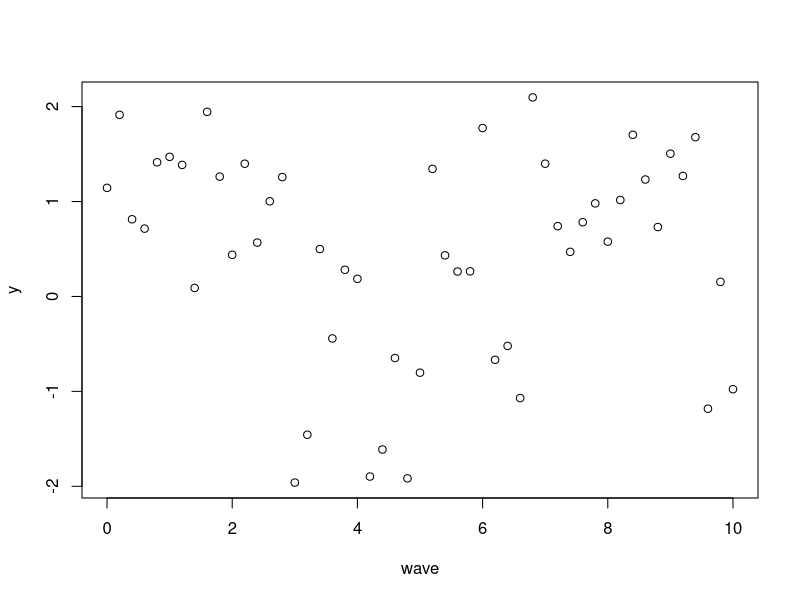
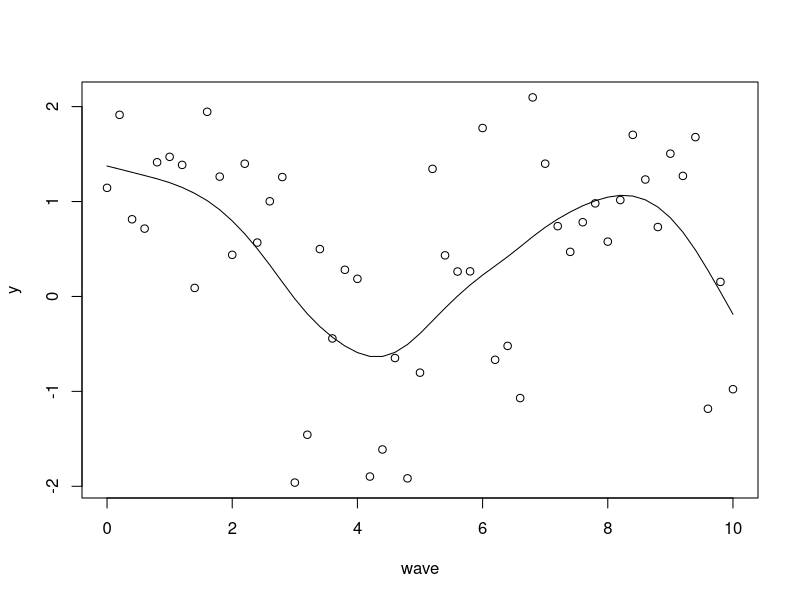
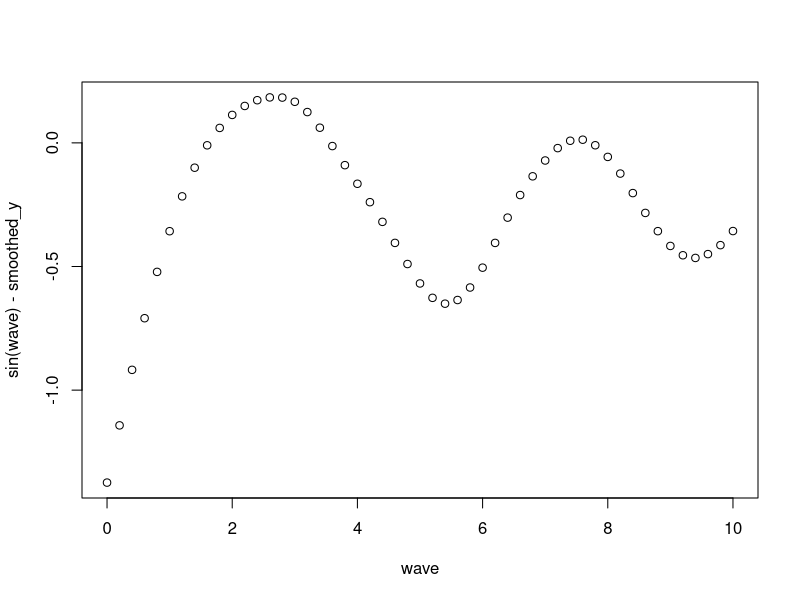

Generate these figures, in order, with R:
## ---- chunk 1
library(splines) #for splineDesign
pen_mat <- function(inner_knots, r=3){
  knots <- sort(c(rep(range(inner_knots), r), inner_knots))
  d <- diff(inner_knots)  # The vector of knot differences; b - a 
  g_ab <- splineDesign(knots, inner_knots, derivs = 2) 
  knots_mid <- inner_knots[-length(inner_knots)] + d / 2
  g_ab_mid <- splineDesign(knots, knots_mid, derivs = 2)
  g_a <- g_ab[-nrow(g_ab), ]
  g_b <- g_ab[-1, ]
  (crossprod(d * g_a,  g_a) + 
      4 * crossprod(d * g_ab_mid, g_ab_mid) + 
      crossprod(d * g_b, g_b)) / 6  #Simpson's rule
}
## ---- chunk 2
    library(splines) #for splineDesign
    loocv_smoother <- function(inner_knots, y, lambda){
      n <-  length(lambda) #length(x) == length(y)
      loss <- rep(Inf, n) #store the loss for each lambda
      Sm <- list() #store all the S_lambda matrices

      Omega <- pen_mat(inner_knots) #penalty matrix
      #Phi matrix
      Phi <- splineDesign(c(rep(range(inner_knots), 3), inner_knots), inner_knots)

      #Phi^T Phi
      tphi_phi <- crossprod(Phi) #spares computation time: it's same for all lambdas
      
      for(i in 1:n){ #iterate over all lambdas
        if(det(tphi_phi + lambda[i] * Omega) != 0){ #make sure we have a solution
          #S_lambda matrix
          S <- Phi %*% solve(tphi_phi + lambda[i] * Omega) %*% t(Phi)

          #store the matrix into a list
          Sm[[i]] <- S #spares computation time for the return value

          #compute and add loss
          loss[i] <- mean(((y - S * y)/(1 - diag(S)))^2, na.rm = TRUE)
        }
      }

      #index of best lambda i.e smallest loss i.e corresponding S matrix
      ind <- which.min(loss)

      #return all the values we're interested in
      return(list(lambda=lambda, best_lambda=lambda[ind],
                  S=Sm[[ind]], loss=loss, index=ind))
    }
## ---- chunk 3
wave <- seq(0, 10, 0.2)
y <- sin(wave) + rnorm(wave)
## ---- chunk 4
plot(wave, y)
## ---- chunk 5
l_m <- loocv_smoother(wave, y, seq(0, 1, 0.1))
smoothed_y <- l_m$S %*% y
## ---- chunk 6
plot(wave, y)
lines(wave, smoothed_y, color='red')
## ---- chunk 7
plot(wave, sin(wave) - smoothed_y)
## ---- chunk 8
mean((sin(wave) - smoothed_y)^2)
## ---- chunk 9
r_smooth <- smooth.spline(wave, y)
mean((r_smooth$y - sin(wave))^2)
## ---- chunk 10
mean((r_smooth$y - smoothed_y)^2)
## ---- chunk 11
print("Hello world")
